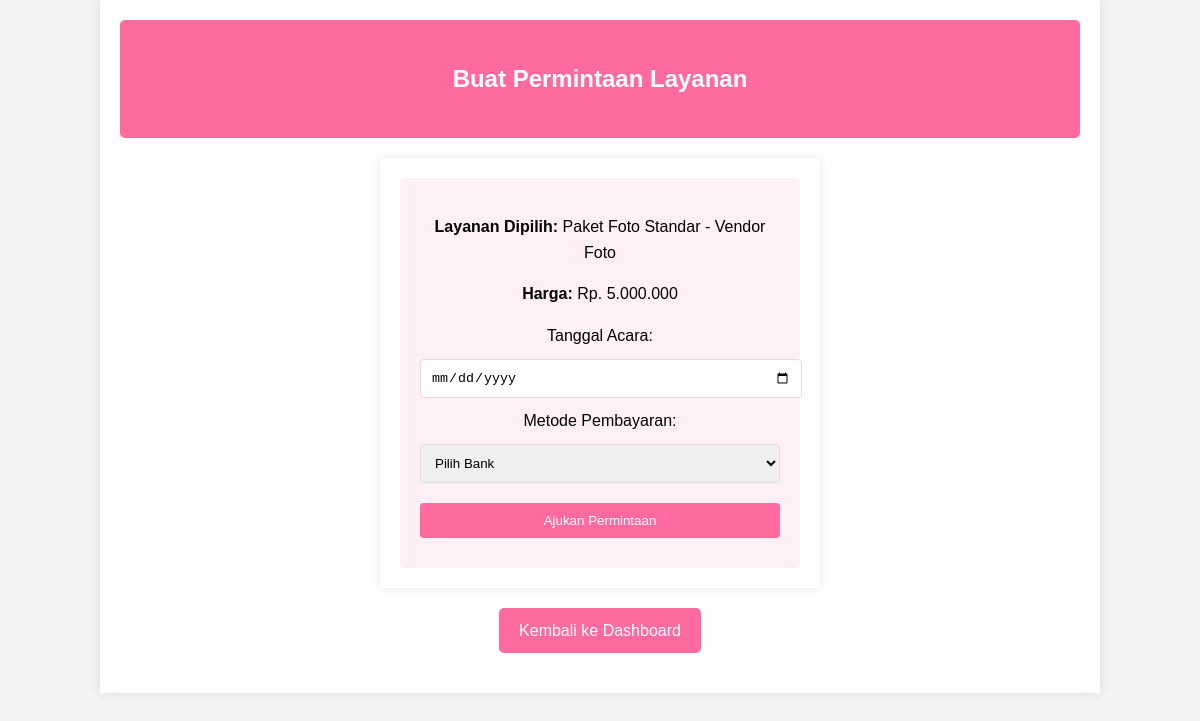
The app's page /buat_permintaan.php?layanan_id=1 (signed in) with its own data.
### tables this page shows
CREATE TABLE layanan (
    id INT AUTO_INCREMENT PRIMARY KEY,
    vendor_id INT,
    nama_layanan VARCHAR(100) NOT NULL,
    deskripsi TEXT,
    harga DECIMAL(10,2),
    FOREIGN KEY (vendor_id) REFERENCES vendors(id)
);

CREATE TABLE vendors (
    id INT AUTO_INCREMENT PRIMARY KEY,
    nama_vendor VARCHAR(100) NOT NULL,
    kontak VARCHAR(20),
    deskripsi TEXT
);

### buat_permintaan.php (the view, shortened to what this page needs)
<?php
require 'config.php';
$layanan_id = $_GET['layanan_id'] ?? null;
$layanan_query = "SELECT layanan.*, vendors.nama_vendor
                  FROM layanan
                  JOIN vendors ON layanan.vendor_id = vendors.id
                  WHERE layanan.id = $layanan_id";
$layanan_result = $conn->query($layanan_query);
$layanan = $layanan_result->fetch_assoc();
?>
<!DOCTYPE html>
<html lang="id">
<head>
    <link rel="stylesheet" href="styles.css">
</head>
<body>
    <div class="container">
        <div class="header">
            <h2>Buat Permintaan Layanan</h2>
        </div>
        <form method="post">
            <div class="description">
                <p><strong>Layanan Dipilih:</strong> <?php echo $layanan['nama_layanan'] . " - " . $layanan['nama_vendor']; ?></p>
                <p><strong>Harga:</strong> Rp. <?php echo number_format($layanan['harga'], 0, ',', '.'); ?></p>
                <label>Tanggal Acara:</label>
                <input type="date" name="tanggal_acara" required><br>
                <label>Metode Pembayaran:</label>
                <select name="metode_pembayaran" required>
                    <option value="">Pilih Bank</option>
                </select><br>
                <input type="submit" value="Ajukan Permintaan">
            </div>
        </form>
        <div class="menu">
            <a href="dashboard.php" class="button">Kembali ke Dashboard</a>
        </div>
    </div>
</body>
</html>

### styles.css (style rules this page uses)
body, html { margin: 0; padding: 0; font-family: Arial, sans-serif; line-height: 1.6; background-color: #f4f4f4; }
.container { width: 80%; margin: auto; overflow: hidden; padding: 20px; background-color: white; box-shadow: 0 0 10px rgba(0,0,0,0.1); }
.header { text-align: center; background-color: #ff6b9e; color: white; padding: 20px; border-radius: 5px; }
.menu { display: flex; justify-content: center; gap: 20px; margin: 20px 0; }
.button { display: inline-block; background-color: #ff6b9e; color: white; padding: 10px 20px; text-decoration: none; border-radius: 5px; transition: background-color 0.3s ease; }
.description { text-align: center; background-color: #fff0f5; padding: 20px; border-radius: 5px; }
form { max-width: 400px; margin: 20px auto; padding: 20px; background-color: white; box-shadow: 0 0 10px rgba(0,0,0,0.1); border-radius: 5px; }
form input, form select { width: 100%; padding: 10px; margin: 10px 0; border: 1px solid #ddd; border-radius: 4px; }
form input[type="submit"] { background-color: #ff6b9e; color: white; border: none; cursor: pointer; transition: background-color 0.3s ease; }

### records on screen
layanan: nama_layanan "Paket Foto Standar", vendor.nama_vendor "Vendor Foto", harga "5.000.000"
